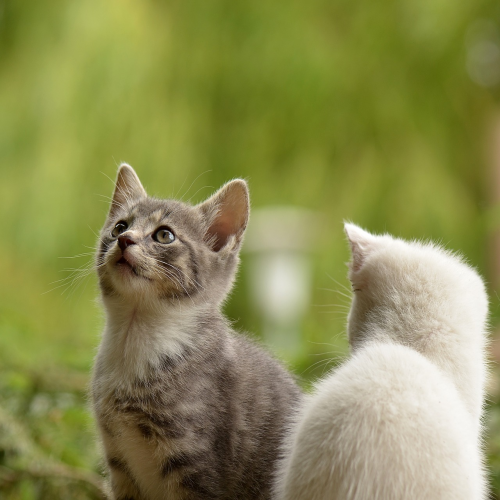
#> input picture 1.png, 500 x 500 px
$ python assignment1.py
#> lines starting #> are read from the running program, lines starting #| are printed output that depends on the picture; after the words box and inside, x2 and y2 are one past the last pixel; in counts of white or black regions, pixels touching at a corner belong together
import cv2
from matplotlib import pyplot as plt

# 読み込み
a1 = cv2.imread('1.png')
#> a1 is the input picture: shape (500, 500, 3); mean B, G, R 82.1, 140.2, 139
a2 = cv2.imread('2.png')
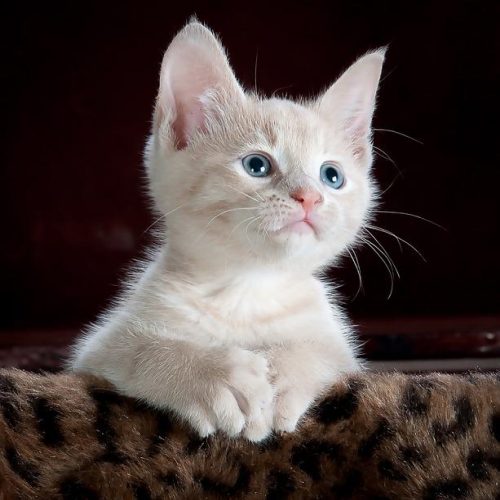
#> input picture 2.png, 500 x 500 px
#> a2 is the input picture: shape (500, 500, 3); mean B, G, R 64, 66.5, 78.1

# 表示
cv2.imshow('a1', a1)
cv2.imshow('a2', a2)
cv2.waitKey(0)  # 何かキーを押すまで待機

# 縮小、拡大
b1 = cv2.resize(a1, dsize=(0, 0), fx=0.5, fy=0.5)  # 0.5倍
b2 = cv2.resize(a2, dsize=(0, 0), fx=1.5, fy=1.5)  # 1.5倍
cv2.imwrite('b1.png', b1)  # 保存
cv2.imwrite('b2.png', b2)

# 回転
c1 = cv2.rotate(a1, cv2.ROTATE_90_CLOCKWISE)  # 90度回転
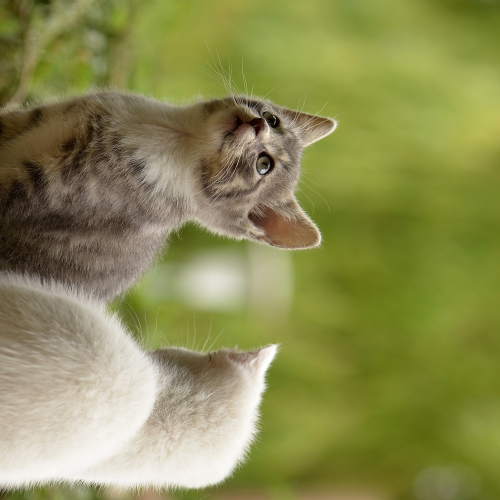
#> c1: shape (500, 500, 3); mean B, G, R 82.1, 140.2, 139
height, width = a2.shape[:2]  # 画像サイズ取得
#> height = 500; width = 500
mat_c2 = cv2.getRotationMatrix2D((width/2, height/2), 45, 1.0)  # 回転行列取得, 45度回転
c2 = cv2.warpAffine(a2, mat_c2, (width, height))  # 回転
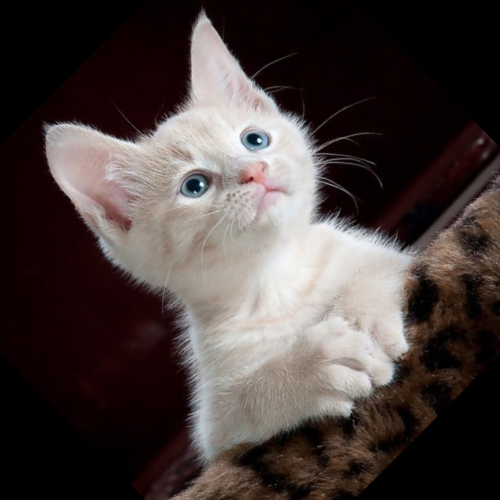
#> c2: shape (500, 500, 3); mean B, G, R 61.6, 63.5, 73.2
cv2.imwrite('c1.png', c1)  # 保存
cv2.imwrite('c2.png', c2)

# 二値化
d0 = cv2.cvtColor(a1, cv2.COLOR_BGR2GRAY)
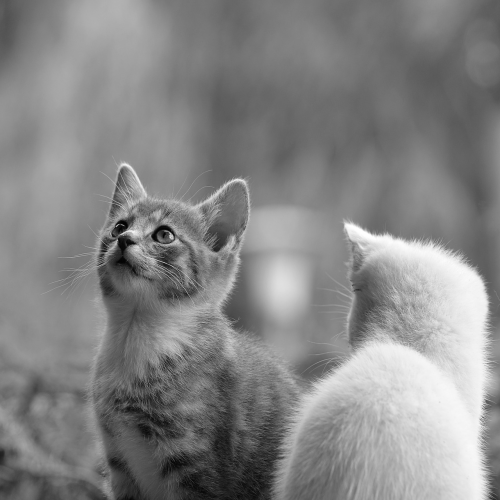
#> d0: shape (500, 500); min 2, max 255, mean 133.2
d1_ret, d1_thresh = cv2.threshold(d0, 127, 255, cv2.THRESH_BINARY)
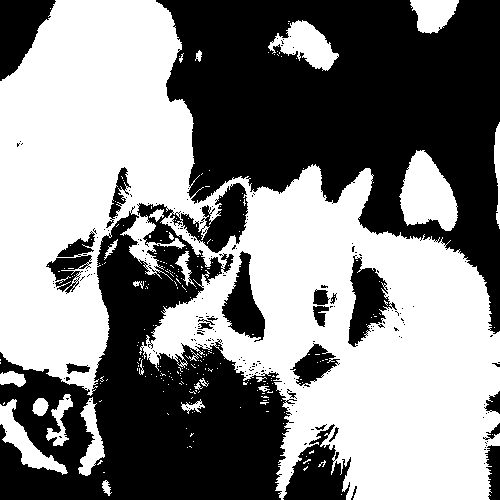
#> d1_thresh: shape (500, 500); 51.5% white; 208 black regions (186 under 20 px), largest, box (x1, y1, x2, y2) and area: (156, 0, 500, 334) 61590, (0, 183, 297, 500) 45418, (283, 424, 351, 500) 2734
cv2.imwrite('d1.png', d1_thresh)

# 差分
e = cv2.absdiff(a1, a2)
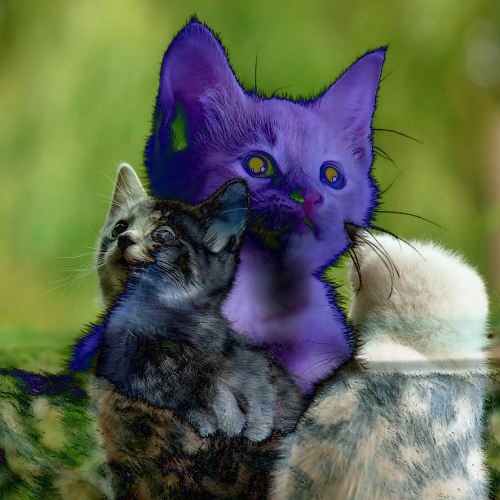
#> e: shape (500, 500, 3); mean B, G, R 81.2, 105.1, 96.2
cv2.imwrite('e.png', e)
# f = cv2.absdiff(a2, a1)
# cv2.imwrite('f.png', f)  # 同じ画像になる

# 特徴量
# グレースケール変換
gray1 = cv2.cvtColor(a1, cv2.COLOR_BGR2GRAY)
gray2 = cv2.cvtColor(a2, cv2.COLOR_BGR2GRAY)
# SIFTで特徴量検出
sift = cv2.xfeatures2d.SIFT_create()  # SIFT特徴量検出器
kp1, des1 = sift.detectAndCompute(a1, None)  # 特徴量検出と特徴量ベクトル計算
#> kp1 = 411 keypoints; strongest (x, y, size): (171, 236, 3), (124, 224, 8), (133, 232, 8.1), (154, 236, 4.9)
kp2, des2 = sift.detectAndCompute(a2, None)
#> kp2 = 551 keypoints; strongest (x, y, size): (334, 179, 2.6), (262, 169, 3), (330, 173, 10.5), (252, 276, 161.1)
# 特徴量の描画
f1 = cv2.drawKeypoints(a1, kp1, None)
f2 = cv2.drawKeypoints(a2, kp2, None)
cv2.imwrite('f1.png', f1)
cv2.imwrite('f2.png', f2)

# ヒストグラム
img = cv2.imread('2.png')
color = ('b','g','r')
for i,col in enumerate(color):  # 色ごとにヒストグラムを計算
    histr = cv2.calcHist([img],[i],None,[256],[0,256])
    # プロット
    plt.plot(histr,color = col)
    plt.xlim([0,256])
    # 軸ラベル
    plt.xlabel('Intensity')
    plt.ylabel('Number of pixels')

plt.savefig('my_plot.png')  # 保存
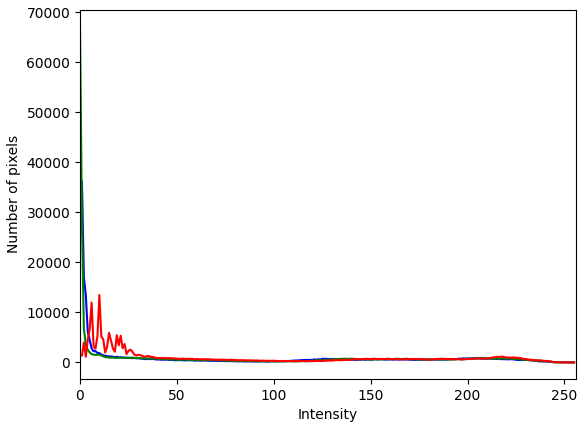
#> figure drawn by matplotlib, 1 panel; curve peaks at x = 1, y = 36238; curve peaks at x = 0, y = 67213; curve peaks at x = 10, y = 13487
